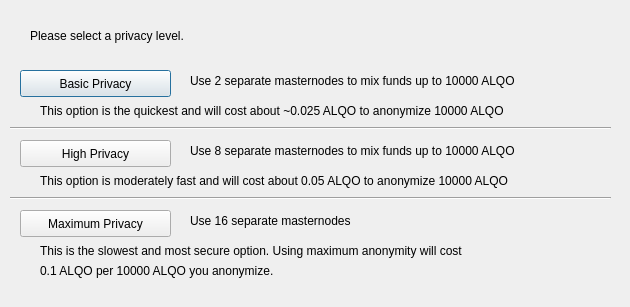
<?xml version="1.0" encoding="UTF-8"?>
<ui version="4.0">
 <class>ObfuscationConfig</class>
 <widget class="QDialog" name="ObfuscationConfig">
  <property name="geometry">
   <rect>
    <x>0</x>
    <y>0</y>
    <width>630</width>
    <height>307</height>
   </rect>
  </property>
  <property name="windowTitle">
   <string>Configure Obfuscation</string>
  </property>
  <widget class="QPushButton" name="buttonBasic">
   <property name="geometry">
    <rect>
     <x>20</x>
     <y>70</y>
     <width>151</width>
     <height>27</height>
    </rect>
   </property>
   <property name="text">
    <string>Basic Privacy</string>
   </property>
  </widget>
  <widget class="QPushButton" name="buttonHigh">
   <property name="geometry">
    <rect>
     <x>20</x>
     <y>140</y>
     <width>151</width>
     <height>27</height>
    </rect>
   </property>
   <property name="text">
    <string>High Privacy</string>
   </property>
  </widget>
  <widget class="QPushButton" name="buttonMax">
   <property name="geometry">
    <rect>
     <x>20</x>
     <y>210</y>
     <width>151</width>
     <height>27</height>
    </rect>
   </property>
   <property name="text">
    <string>Maximum Privacy</string>
   </property>
  </widget>
  <widget class="QLabel" name="label">
   <property name="geometry">
    <rect>
     <x>30</x>
     <y>20</y>
     <width>571</width>
     <height>31</height>
    </rect>
   </property>
   <property name="text">
    <string>Please select a privacy level.</string>
   </property>
  </widget>
  <widget class="QLabel" name="label_2">
   <property name="geometry">
    <rect>
     <x>190</x>
     <y>70</y>
     <width>421</width>
     <height>21</height>
    </rect>
   </property>
   <property name="text">
    <string>Use 2 separate masternodes to mix funds up to 10000 ALQO</string>
   </property>
  </widget>
  <widget class="QLabel" name="label_3">
   <property name="geometry">
    <rect>
     <x>190</x>
     <y>140</y>
     <width>411</width>
     <height>21</height>
    </rect>
   </property>
   <property name="text">
    <string>Use 8 separate masternodes to mix funds up to 10000 ALQO</string>
   </property>
  </widget>
  <widget class="QLabel" name="label_4">
   <property name="geometry">
    <rect>
     <x>190</x>
     <y>210</y>
     <width>421</width>
     <height>21</height>
    </rect>
   </property>
   <property name="text">
    <string>Use 16 separate masternodes</string>
   </property>
  </widget>
  <widget class="QLabel" name="label_6">
   <property name="geometry">
    <rect>
     <x>40</x>
     <y>100</y>
     <width>561</width>
     <height>21</height>
    </rect>
   </property>
   <property name="text">
    <string>This option is the quickest and will cost about ~0.025 ALQO to anonymize 10000 ALQO</string>
   </property>
  </widget>
  <widget class="QLabel" name="label_7">
   <property name="geometry">
    <rect>
     <x>40</x>
     <y>170</y>
     <width>561</width>
     <height>21</height>
    </rect>
   </property>
   <property name="text">
    <string>This option is moderately fast and will cost about 0.05 ALQO to anonymize 10000 ALQO</string>
   </property>
  </widget>
  <widget class="QLabel" name="label_8">
   <property name="geometry">
    <rect>
     <x>40</x>
     <y>240</y>
     <width>561</width>
     <height>21</height>
    </rect>
   </property>
   <property name="text">
    <string>This is the slowest and most secure option. Using maximum anonymity will cost</string>
   </property>
  </widget>
  <widget class="QLabel" name="label_9">
   <property name="geometry">
    <rect>
     <x>40</x>
     <y>260</y>
     <width>561</width>
     <height>21</height>
    </rect>
   </property>
   <property name="text">
    <string>0.1 ALQO per 10000 ALQO you anonymize.</string>
   </property>
  </widget>
  <widget class="Line" name="line">
   <property name="geometry">
    <rect>
     <x>10</x>
     <y>120</y>
     <width>601</width>
     <height>16</height>
    </rect>
   </property>
   <property name="orientation">
    <enum>Qt::Horizontal</enum>
   </property>
  </widget>
  <widget class="Line" name="line_2">
   <property name="geometry">
    <rect>
     <x>10</x>
     <y>190</y>
     <width>601</width>
     <height>16</height>
    </rect>
   </property>
   <property name="orientation">
    <enum>Qt::Horizontal</enum>
   </property>
  </widget>
 </widget>
 <resources/>
 <connections/>
</ui>
